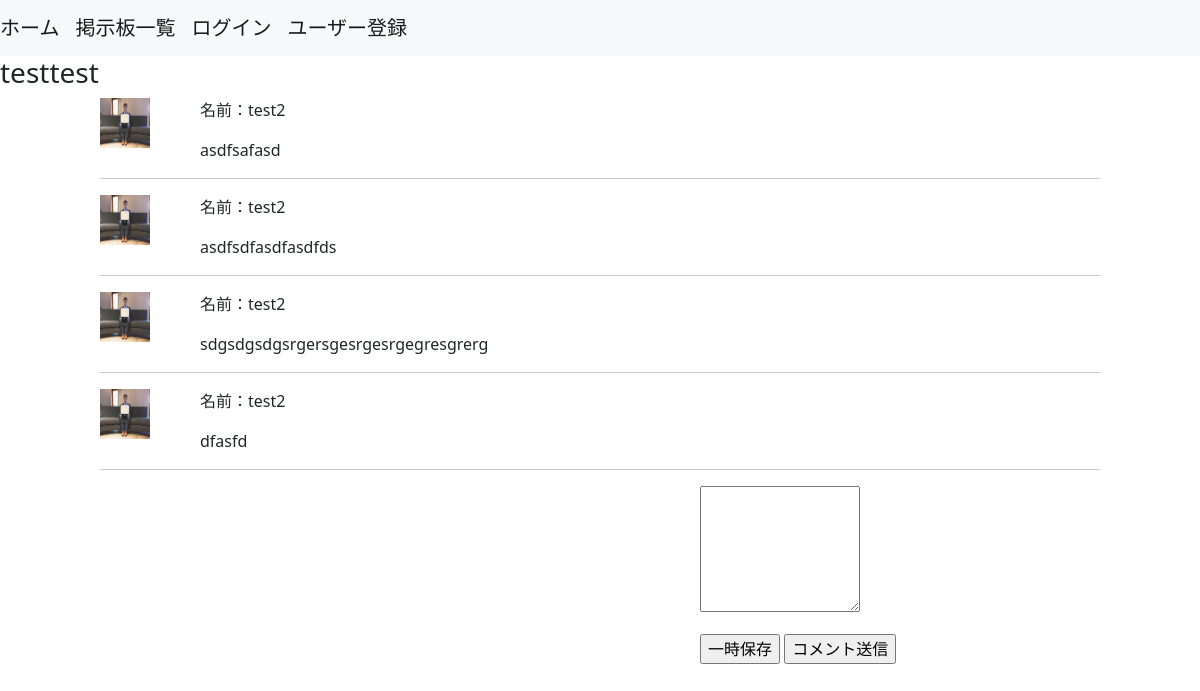
/boards/post_comments/2, run on the app's committed database.
### boards/models.py (models this page shows)
class Themes(models.Model):
    title = models.CharField(max_length=255)
    user = models.ForeignKey(
        'accounts.Users', on_delete=models.CASCADE
    )
    objects = ThemesManager()
    class Meta:
        db_table = 'themes'

class Comments(models.Model):
    comment = models.CharField(max_length=1000)
    user = models.ForeignKey(
        'accounts.Users', on_delete=models.CASCADE
    )
    theme = models.ForeignKey(
        'Themes', on_delete=models.CASCADE
    )
    objects = CommentsManager()
    class Meta:
        db_table = 'comments'

### accounts/models.py (models this page shows)
class Users(AbstractBaseUser, PermissionsMixin):
    username = models.CharField(max_length=255)
    age = models.PositiveIntegerField()
    email = models.EmailField(max_length=255, unique=True)
    is_active = models.BooleanField(default=False)
    is_staff = models.BooleanField(default=False)
    picture = models.FileField(null=True, upload_to='picture/')
    USERNAME_FIELD = 'email'
    REQUIRED_FIELDS = ['username']
    objects = UserManager()
    class Meta:
        db_table = 'users'

### boards/views.py (the view, shortened to what this page needs)
# urls.py: path('post_comments/<int:theme_id>', views.post_comments, name='post_comments'),
def post_comments(request, theme_id):
    post_comment_form = forms.PostCommentForm(request.POST or None)
    theme = get_object_or_404(Themes, id=theme_id)
    comments = Comments.objects.fetch_by_theme_id(theme_id)
    return render(
        request, 'boards/post_comments.html', context={
            'post_comment_form': post_comment_form,
            'theme': theme,
            'comments': comments
        }
    )

### boards/forms.py
class PostCommentForm(forms.ModelForm):
    comment = forms.CharField(
        label='', widget=forms.Textarea(
            attrs={'rows': 5, 'cols': 15}))
    class Meta:
        model = Comments
        fields = ('comment',)

### boards/models.py (called while the page is built)
    def fetch_by_theme_id(self, theme_id):
        return self.filter(
            theme_id=theme_id).order_by('id').all()

### templates/boards/post_comments.html (shortened to what this page needs)
{% extends 'base.html' %}
{% block content %}
  <h3>{{ theme.title }}</h3>
  {% for comment in comments %}
    <div class="col-1 offset-1">
      {% if comment.user.picture %}
        <img style="float:left" src="{{ comment.user.picture.url }}" width="50px" height="50px">
      {% endif %}
    </div>
    <div class=" col-8 offset-2">
      <p>名前：{{ comment.user.username }}</p>
      <p>{{ comment.comment | linebreaks }}</p>
    </div>
    <div class="col-10 offset-1">
      <hr>
    </div>
  {% endfor %}
    <div class="col-4 offset-7">
      <form method="POST">
        {{ post_comment_form.as_p }}
        <input type="button" value='一時保存' id="save_comment">
        <input type="submit" value='コメント送信'>
      </form>
    </div>
{% endblock content %}

### templates/base.html (shortened to what this page needs)
<!DOCTYPE html>
<html lang="ja">
  <head>
    <link href="https://cdn.jsdelivr.net/npm/bootstrap@5.0.0-beta1/dist/css/bootstrap.min.css" rel="stylesheet">
  </head>
  <body>
    <nav class='navbar navbar-expand-lg navbar-light bg-light'>
      <a class='navbar-brand' href="{% url 'accounts:home' %}">ホーム</a>
      <a class="navbar-brand" href="{% url 'boards:list_themes' %}">掲示板一覧</a>
      {% if user.is_authenticated %}
        <a class="navbar-brand" href="{% url 'accounts:user_logout' %}">ログアウト</a>
        <a class="navbar-brand" href="{% url 'accounts:user_edit' %}">ユーザー情報更新</a>
      {% else %}
        <a class="navbar-brand" href="{% url 'accounts:user_login' %}">ログイン</a>
        <a class="navbar-brand" href="{% url 'accounts:regist' %}">ユーザー登録</a>
      {% endif %}
    </nav>
    {% block content %}{% endblock content %}
  </body>
</html>

### data on the page
Themes: title "testtest"
Comments: user.picture (picture), user.username "test2", comment "asdfsafasd"
Comments: user.picture (picture), user.username "test2", comment "asdfsdfasdfasdfds"
Comments: user.picture (picture), user.username "test2", comment "sdgsdgsdgsrgersgesrgesrgegresgrerg"
Comments: user.picture (picture), user.username "test2", comment "dfasfd"
